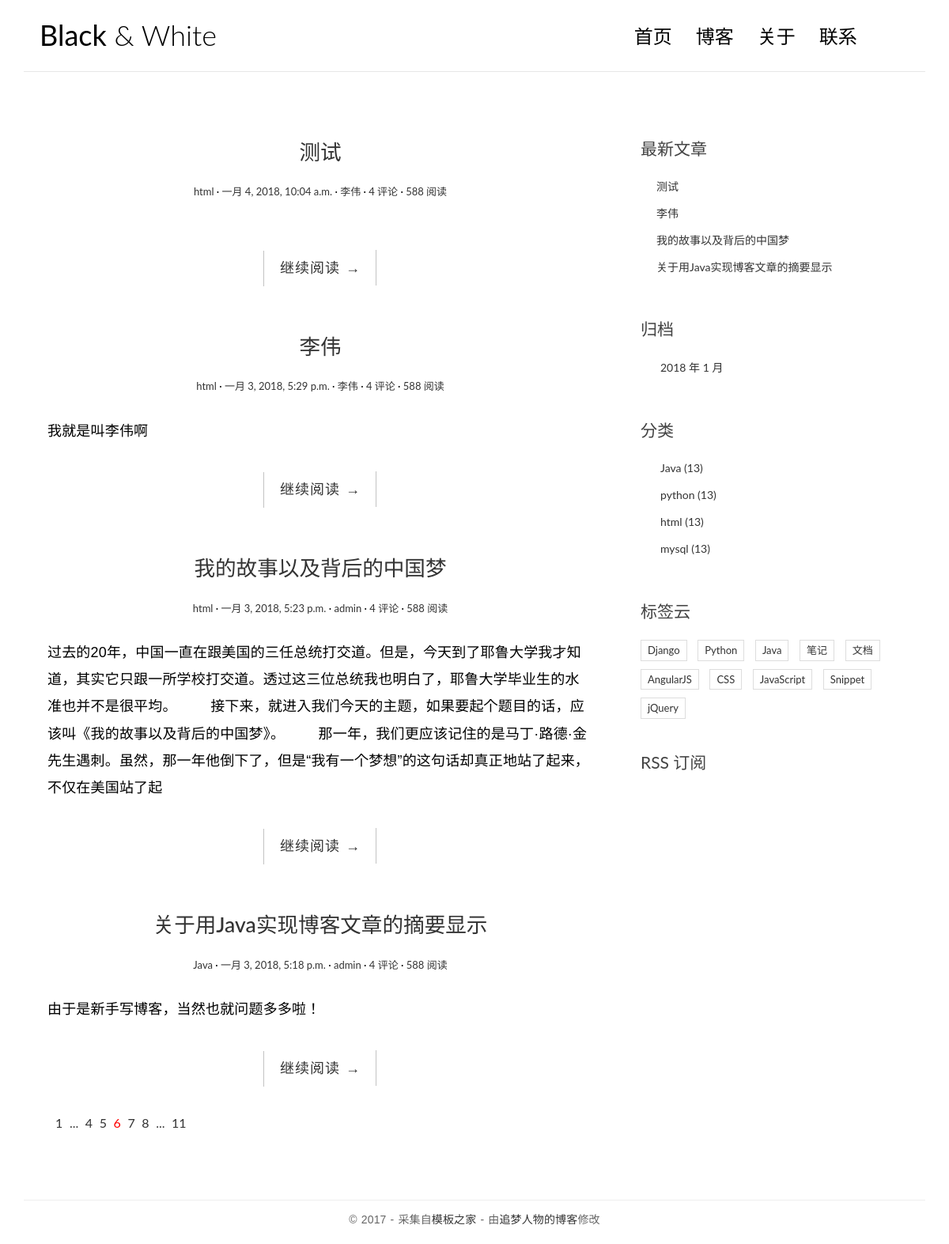
The page / on the database its author committed.
### blog/models.py (models this page shows, shortened)
class Post(models.Model):
    title = models.CharField(max_length=70)
    body = models.TextField()
    created_time = models.DateTimeField()
    modified_time = models.DateTimeField()
    excerpt = models.CharField(max_length=200, blank=True)
    category = models.ForeignKey(Category)
    tags = models.ManyToManyField(Tag, blank=True)
    author = models.ForeignKey(User)
    def get_absolute_url(self):
        return reverse('blog:detail', kwargs={'pk': self.pk})
    class Meta:
        ordering = ['-created_time']

class Category(models.Model):
    name = models.CharField(max_length=100)

### blog/views.py (the view)
def index(request):
    post_list = Post.objects.all().order_by('-created_time')
    return render(request, 'blog/index.html', context={'post_list': post_list})

### blog/templatetags/blog_tags.py (called while the page is built)
@register.simple_tag
def get_recent_posts(num=5):
    return  Post.objects.all().order_by('-created_time')[:num]

@register.simple_tag
def archives():
    return Post.objects.dates('created_time', 'month', order='DESC')

@register.simple_tag
def get_categories():
    return Category.objects.all()

### templates/blog/index.html (shortened to what this page needs)
{% extends 'base.html' %}
{% block main %}
      {% for post in post_list %}
          <article class="post post-{{ post.pk }}">
               <header class="entry-header">
                    <h1 class="entry-title">
                        <a href="{{ post.get_absolute_url }}">{{ post.title }}</a>
                    </h1>
                    <div class="entry-meta">
                        <span class="post-category"><a href="{{ post.get_absolute_url }}">{{ post.category.name }}</a></span>
                        <span class="post-date"><a href="#"><time class="entry-date"
                                                                  datetime="{{ post.created_time }}">{{ post.created_time }}</time></a></span>
                        <span class="post-author"><a href="#">{{ post.author }}</a></span>
                        <span class="comments-link"><a href="#">4 评论</a></span>
                        <span class="views-count"><a href="#">588 阅读</a></span>
                    </div>
                </header>
                <div class="entry-content clearfix">
                    <p>{{ post.excerpt }}</p>
                    <div class="read-more cl-effect-14">
                        <a href="{{ post.get_absolute_url }}" class="more-link">继续阅读 <span class="meta-nav">→</span></a>
                    </div>
                </div>
          </article>
    {% empty %}
      <div class="no-post">暂时还没有发布的文章！</div>
    {% endfor %}
    <div class="pagination">
        <ul>
            <li><a href="">1</a></li>
            <li><a href="">...</a></li>
            <li><a href="">4</a></li>
            <li><a href="">5</a></li>
            <li class="current"><a href="">6</a></li>
            <li><a href="">7</a></li>
            <li><a href="">8</a></li>
            <li><a href="">...</a></li>
            <li><a href="">11</a></li>
        </ul>
    </div>
{% endblock main %}

### templates/base.html (shortened to what this page needs)
{% load staticfiles %}
{% load blog_tags %}
<!DOCTYPE html>
<html>
<head>
    <link rel="stylesheet" href="{% static 'blog/css/bootstrap.min.css' %}">
    <link rel="stylesheet" href="http://code.ionicframework.com/ionicons/2.0.1/css/ionicons.min.css">
    <link rel="stylesheet" href="{% static 'blog/css/pace.css' %}">
    <link rel="stylesheet" href="{% static 'blog/css/custom.css' %}">
</head>
<body>
<div class="container">
    <header id="site-header">
        <div class="row">
            <div class="col-md-4 col-sm-5 col-xs-8">
                <div class="logo">
                    <h1><a href="{% url 'blog:index' %}"><b>Black</b> &amp; White</a></h1>
                </div>
            </div>
            <div class="col-md-8 col-sm-7 col-xs-4">
                <nav class="main-nav" role="navigation">
                    <div class="collapse navbar-collapse" id="bs-example-navbar-collapse-1">
                        <ul class="nav navbar-nav navbar-right">
                            <li class="cl-effect-11"><a href="{% url 'blog:index' %}" data-hover="首页">首页</a></li>
                            <li class="cl-effect-11"><a href="full-width.html" data-hover="博客">博客</a></li>
                            <li class="cl-effect-11"><a href="about.html" data-hover="关于">关于</a></li>
                            <li class="cl-effect-11"><a href="contact.html" data-hover="联系">联系</a></li>
                        </ul>
                    </div>
                </nav>
            </div>
        </div>
    </header>
</div>
<div class="content-body">
    <div class="container">
        <div class="row">
            <main class="col-md-8">
                {% block main %}
                {% endblock main %}
            </main>
            <aside class="col-md-4">
                <div class="widget widget-recent-posts">
                    <h3 class="widget-title">最新文章</h3>
                    {% get_recent_posts as recent_post_list %}
                    <ul>
                        {% for post in recent_post_list %}
                        <li>
                            <a href="{{ post.get_absolute_url }}">{{ post.title }}</a>
                        </li>
                        {% empty %}
                            暂没有文章！
                        {% endfor %}
                    </ul>
                </div>
                <div class="widget widget-archives">
                    <h3 class="widget-title">归档</h3>
                    {% archives as date_list %}
                    <ul>
                        {% for date in date_list %}
                        <li>
                            <a href="{% url 'blog:archives' date.year date.month %}">{{ date.year }} 年 {{ date.month }} 月</a>
                        </li>
                       {% empty  %}
                            暂时没有归档
                       {% endfor %}
                    </ul>
                </div>
                <div class="widget widget-category">
                    <h3 class="widget-title">分类</h3>
                    {% get_categories as category_list %}
                    <ul>
                        {% for category in category_list %}
                        <li>
                            <a href="#">{{ category.name }} <span class="post-count">(13)</span></a>
                        </li>
                        {% empty %}
                        暂时没有分类！
                        {% endfor %}
                    </ul>
                </div>
                <div class="widget widget-tag-cloud">
                    <h3 class="widget-title">标签云</h3>
                    <ul>
                        <li>
                            <a href="#">Django</a>
                        </li>
                        <li>
                            <a href="#">Python</a>
                        </li>
                        <li>
                            <a href="#">Java</a>
                        </li>
                        <li>
                            <a href="#">笔记</a>
                        </li>
                        <li>
                            <a href="#">文档</a>
                        </li>
                        <li>
                            <a href="#">AngularJS</a>
                        </li>
                        <li>
                            <a href="#">CSS</a>
                        </li>
                        <li>
                            <a href="#">JavaScript</a>
                        </li>
                        <li>
                            <a href="#">Snippet</a>
                        </li>
                        <li>
                            <a href="#">jQuery</a>
                        </li>
                    </ul>
                </div>
                <div class="rss">
                    <a href=""> RSS 订阅</a>
                </div>
            </aside>
        </div>
    </div>
</div>
<footer id="site-footer">
    <div class="container">
        <div class="row">
            <div class="col-md-12">
                <p class="copyright">&copy 2017 - 采集自<a href="http://www.cssmoban.com/"
                                                        target="_blank" title="模板之家">模板之家</a>
                    - 由<a href="http://zmrenwu.com/" title="网页模板" target="_blank">追梦人物的博客</a>修改
                </p>
            </div>
        </div>
    </div>
</footer>
</body>
</html>

### blog/static/blog/css/custom.css (style rules this page uses)
* { outline: none; }
h1, h2, h3, h4, h5, h6 { margin-top: 0; }
b { font-weight: 400; }
a { color: #333; }
body { color: #444; font-family: 'Lato', sans-serif; }
p { font-family: 'Ubuntu', sans-serif; font-weight: 400; word-spacing: 1px; letter-spacing: 0.01em; }
#site-header { background-color: #FFF; padding: 25px 20px; margin-bottom: 40px; border-bottom: 1px solid #e7e7e7; }
.logo h1 a { color: #000; }
.logo h1 { margin: 0; font-family: 'Lato', sans-serif; font-weight: 300; }
.main-nav { margin-top: 11px; max-width: 95%; }
.main-nav a { color: #000000 !important; padding: 0 0 5px 0 !important; margin-right: 30px; font-family: 'Lato', sans-serif; font-weight: 300; font-size: 24px; }
.cl-effect-11 a { padding: 10px 0; color: #0972b4; text-shadow: none; }
.cl-effect-11 a::before { position: absolute; top: 0; left: 0; overflow: hidden; padding: 0 0 5px 0 !important; max-width: 0; border-bottom: 1px solid #000; color: #000; content: attr(data-hover); white-space: nowrap; -webkit-transition: max-width 0.5s; -moz-transition: max-width 0.5s; transition: max-width 0.5s; }
.content-body { padding-bottom: 4em; }
.post { background: #fff; padding: 30px 30px 0; }
.entry-title { text-align: center; font-size: 1.9em; margin-bottom: 20px; line-height: 1.6; padding: 10px 20px 0; }
.entry-meta { text-align: center; color: #DDDDDD; font-size: 13px; margin-bottom: 30px; }
.entry-content { font-size: 18px; line-height: 1.9; font-weight: 300; color: #000; }
.post-category::after, .post-date::after, .post-author::after, .comments-link::after { content: ' ·'; color: #000; }
.read-more { font-family: 'Ubuntu', sans-serif; font-weight: 400; word-spacing: 1px; letter-spacing: 0.01em; text-align: center; margin-top: 20px; }
.cl-effect-14 a { padding: 0 20px; height: 45px; line-height: 45px; position: relative; display: inline-block; margin: 15px 25px; letter-spacing: 1px; font-weight: 400; text-shadow: 0 0 1px rgba(255, 255, 255, 0.3); }
.cl-effect-14 a::before, .cl-effect-14 a::after { position: absolute; width: 45px; height: 1px; background: #C3C3C3; content: ''; -webkit-transition: all 0.3s; -moz-transition: all 0.3s; transition: all 0.3s; pointer-events: none; }
.cl-effect-14 a::before { top: 0; left: 0; -webkit-transform: rotate(90deg); -moz-transform: rotate(90deg); transform: rotate(90deg); -webkit-transform-origin: 0 0; -moz-transform-origin: 0 0; transform-origin: 0 0; }
.cl-effect-14 a::after { right: 0; bottom: 0; -webkit-transform: rotate(90deg); -moz-transform: rotate(90deg); transform: rotate(90deg); -webkit-transform-origin: 100% 0; -moz-transform-origin: 100% 0; transform-origin: 100% 0; }
.widget { background: #fff; padding: 30px 0 0; }
.widget-title { font-size: 1.5em; margin-bottom: 20px; line-height: 1.6; padding: 10px 0 0; font-weight: 400; }
.widget-recent-posts ul { padding: 0; margin: 0; padding-left: 20px; }
.widget-recent-posts ul li { list-style-type: none; position: relative; line-height: 170%; margin-bottom: 10px; }
.widget-recent-posts ul li::before { content: '\f3d3'; font-family: "Ionicons"; position: absolute; left: -17px; top: 3px; font-size: 16px; color: #000; }
.widget-archives ul { padding: 0; margin: 0; padding-left: 25px; }
.widget-archives ul li { list-style-type: none; position: relative; line-height: 170%; margin-bottom: 10px; }
.widget-archives ul li::before { content: '\f3f3'; font-family: "Ionicons"; position: absolute; left: -25px; top: 1px; font-size: 16px; color: #000; }
.widget-category ul { padding: 0; margin: 0; padding-left: 25px; }
.widget-category ul li { list-style-type: none; position: relative; line-height: 170%; margin-bottom: 10px; }
.widget-category ul li::before { content: '\f3fe'; font-family: "Ionicons"; position: absolute; left: -25px; top: 1px; font-size: 18px; color: #000; }
.widget-tag-cloud ul { padding: 0; margin: 0; margin-right: -10px; }
.widget-tag-cloud ul li { list-style-type: none; font-size: 13px; display: inline-block; margin-right: 10px; margin-bottom: 10px; padding: 3px 8px; border: 1px solid #ddd; }
.rss { font-size: 21px; margin-top: 30px; }
.rss a { color: #444; }
#site-footer { padding-top: 10px; padding: 0 0 1.5em 0; }
.copyright { text-align: center; padding-top: 1em; margin: 0; border-top: 1px solid #eee; color: #666; }
.pagination ul { list-style: none; }
.pagination ul li { display: inline-block; font-size: 16px; margin-right: 5px; }
.current a { color: red; }

### rows shown on the page
Post: title "测试", category.name "html", created_time "一月 4, 2018, 10:04 a.m.", author "李伟"
Post: title "李伟", category.name "html", created_time "一月 3, 2018, 5:29 p.m.", author "李伟", excerpt "我就是叫李伟啊"
Post: title "我的故事以及背后的中国梦", category.name "html", created_time "一月 3, 2018, 5:23 p.m.", author "admin", excerpt "过去的20年，中国一直在跟美国的三任总统打交道。但是，今天到了耶鲁大学我才知道，其实它只跟一所学校打交道。透过这三位总统我也明白了，耶鲁大学毕业生的水准也并不是很平均。 接下来，就进入我们今天的主题，如果要起个题目的话，应该叫《我的故事以及背后的中国梦》。 那一年，我们更应该记住的是马丁·路德·金先生遇刺。虽然，那一年他倒下了，但是“我有一个梦想”的这句话却真正地站了起来，不仅在美国站了起"
Post: title "关于用Java实现博客文章的摘要显示", category.name "Java", created_time "一月 3, 2018, 5:18 p.m.", author "admin", excerpt "由于是新手写博客，当然也就问题多多啦！"
Category: name "Java"
Category: name "python"
Category: name "html"
Category: name "mysql"

### other values the page prints
{{ date.year }} "2018"
{{ date.month }} "1"
